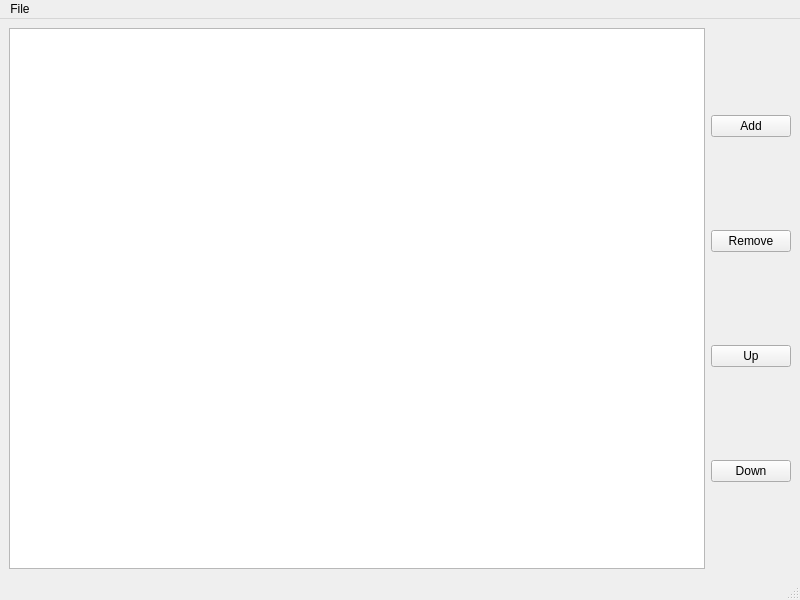
<?xml version="1.0" encoding="UTF-8"?>
<ui version="4.0">
 <class>MainWindow</class>
 <widget class="QMainWindow" name="MainWindow">
  <property name="geometry">
   <rect>
    <x>0</x>
    <y>0</y>
    <width>800</width>
    <height>600</height>
   </rect>
  </property>
  <property name="windowTitle">
   <string>PDF Creator</string>
  </property>
  <widget class="QWidget" name="centralwidget">
   <layout class="QHBoxLayout" name="horizontalLayout">
    <item>
     <widget class="QListWidget" name="imageList"/>
    </item>
    <item>
     <layout class="QVBoxLayout" name="controlButtons">
      <item>
       <widget class="QPushButton" name="addButton">
        <property name="text">
         <string>Add</string>
        </property>
       </widget>
      </item>
      <item>
       <widget class="QPushButton" name="removeButton">
        <property name="text">
         <string>Remove</string>
        </property>
       </widget>
      </item>
      <item>
       <widget class="QPushButton" name="upButton">
        <property name="text">
         <string>Up</string>
        </property>
       </widget>
      </item>
      <item>
       <widget class="QPushButton" name="downButton">
        <property name="text">
         <string>Down</string>
        </property>
       </widget>
      </item>
     </layout>
    </item>
   </layout>
  </widget>
  <widget class="QMenuBar" name="menubar">
   <property name="geometry">
    <rect>
     <x>0</x>
     <y>0</y>
     <width>800</width>
     <height>22</height>
    </rect>
   </property>
   <widget class="QMenu" name="menuFile">
    <property name="title">
     <string>File</string>
    </property>
    <addaction name="actionNew"/>
    <addaction name="separator"/>
    <addaction name="actionSave"/>
    <addaction name="actionExport"/>
    <addaction name="separator"/>
    <addaction name="actionQuit"/>
   </widget>
   <addaction name="menuFile"/>
  </widget>
  <widget class="QStatusBar" name="statusbar"/>
  <action name="actionNew">
   <property name="text">
    <string>New</string>
   </property>
  </action>
  <action name="actionSave">
   <property name="text">
    <string>Save</string>
   </property>
  </action>
  <action name="actionExport">
   <property name="text">
    <string>Export</string>
   </property>
  </action>
  <action name="actionQuit">
   <property name="text">
    <string>Quit</string>
   </property>
  </action>
 </widget>
 <resources/>
 <connections/>
</ui>
